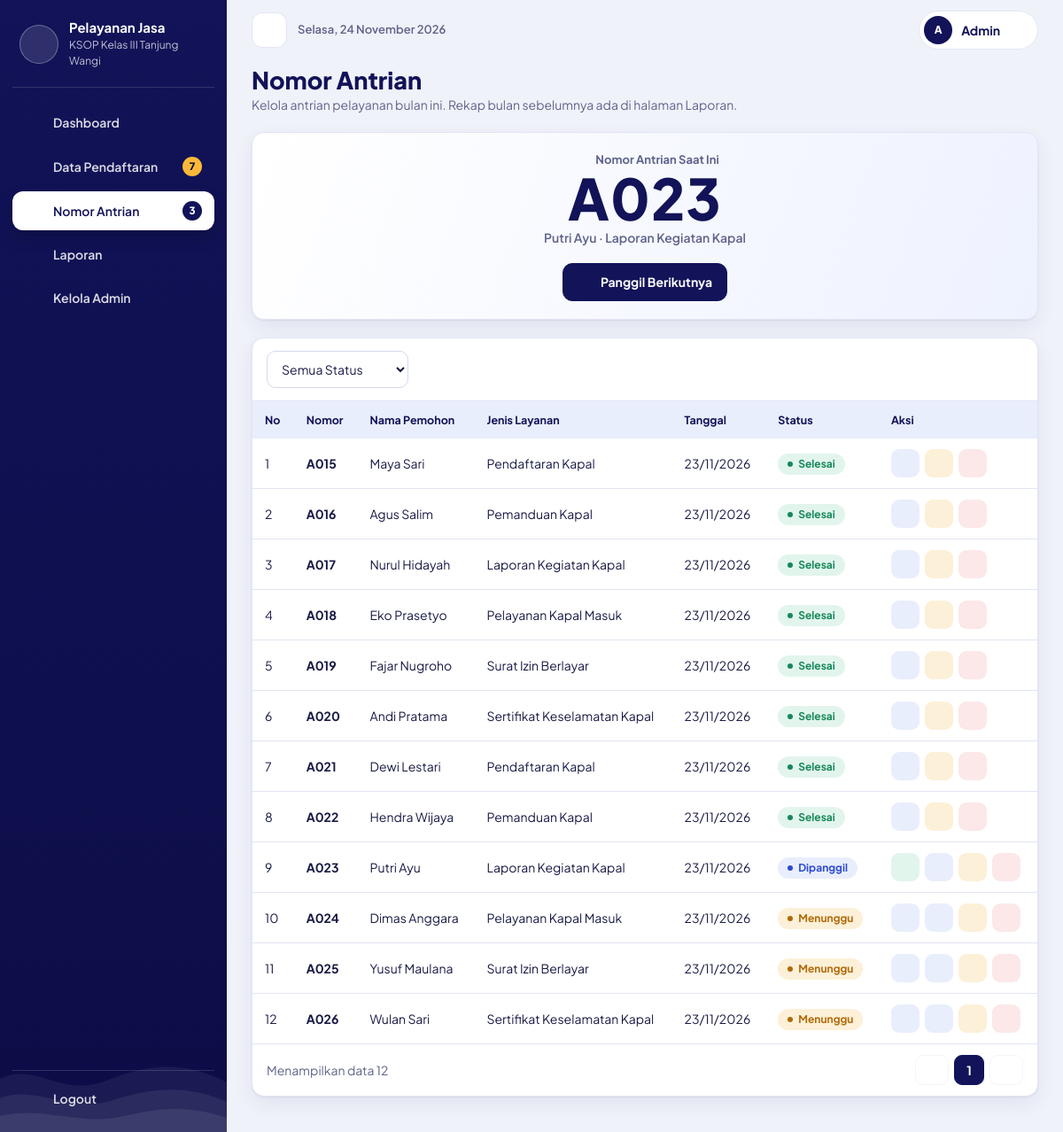
Screenshot of /antrean.php (signed in) with the database file from the repository.
### tables this page shows
CREATE TABLE antrean (
  id INT AUTO_INCREMENT PRIMARY KEY,
  nomor VARCHAR(10) NOT NULL,
  nama VARCHAR(100) NOT NULL,
  layanan VARCHAR(100) NOT NULL,
  tanggal DATE NOT NULL,
  status VARCHAR(20) NOT NULL DEFAULT 'Menunggu'
);

### antrean.php (the view, shortened to what this page needs)
<?php
include 'config/koneksi.php';
include 'includes/fungsi.php';
$admin_login = cek_login($koneksi);
mysqli_query($koneksi, "UPDATE antrean SET nomor = LPAD(SUBSTRING(nomor, 2), 4, '0') WHERE nomor REGEXP '^[A-Za-z]'");
mysqli_query($koneksi, "UPDATE antrean SET status = 'Di Tolak' WHERE status = 'Batal'");
$bulan_ini     = date('Y-m');
$kondisi_bulan = "DATE_FORMAT(tanggal, '%Y-%m') = '$bulan_ini'";
function paging_antrian($halaman, $jumlah_halaman, $jumlah_di_halaman)
{
    $awal  = max(1, $halaman - 2);
    $akhir = min($jumlah_halaman, $awal + 4);
    $awal  = max(1, $akhir - 4);
    $html  = '<div class="tfoot"><span class="muted">Menampilkan data ' . $jumlah_di_halaman . '</span><div class="pager">';
    if ($halaman <= 1) {
        $html .= '<a class="mati" aria-label="Sebelumnya">' . ikon('left') . '</a>';
    } else {
        $html .= '<a href="' . e(link_halaman($halaman - 1)) . '" aria-label="Sebelumnya">' . ikon('left') . '</a>';
    }
    for ($p = $awal; $p <= $akhir; $p++) {
        $kelas = ($p == $halaman) ? 'cur' : '';
        $html .= '<a class="' . $kelas . '" href="' . e(link_halaman($p)) . '">' . $p . '</a>';
    }
    if ($halaman >= $jumlah_halaman) {
        $html .= '<a class="mati" aria-label="Berikutnya">' . ikon('right') . '</a>';
    } else {
        $html .= '<a href="' . e(link_halaman($halaman + 1)) . '" aria-label="Berikutnya">' . ikon('right') . '</a>';
    }
    $html .= '</div></div>';
    return $html;
}
$sedang_dipanggil = ambil_satu($koneksi, "SELECT * FROM antrean WHERE status = 'Dipanggil' AND $kondisi_bulan ORDER BY id DESC LIMIT 1");
$kondisi = $kondisi_bulan;
$total          = hitung($koneksi, "SELECT COUNT(*) AS jumlah FROM antrean WHERE $kondisi");
$jumlah_halaman = max(1, (int)ceil($total / PER_HALAMAN_ANTRIAN));
$halaman        = isset($_GET['hal']) ? (int)$_GET['hal'] : 1;
$halaman        = min($jumlah_halaman, max(1, $halaman));
$mulai          = ($halaman - 1) * PER_HALAMAN_ANTRIAN;
$data = ambil_semua($koneksi, "SELECT * FROM antrean WHERE $kondisi ORDER BY id ASC LIMIT $mulai, " . PER_HALAMAN_ANTRIAN);
$menu_aktif    = 'antrean';
$css_tambahan  = array('antrean.css');
include 'includes/header.php';
?>
<div class="phead">
    <div>
        <h1>Nomor Antrian</h1>
        <p>Kelola antrian pelayanan bulan ini. Rekap bulan sebelumnya ada di halaman Laporan.</p>
    </div>
</div>
<section class="card qcard">
    <div class="qnum">
        <span class="qlbl"><?= ikon('ticket') ?>Nomor Antrian Saat Ini</span>
        <strong><?= $sedang_dipanggil ? e($sedang_dipanggil['nomor']) : '—' ?></strong>
        <span class="qsub"><?= $sedang_dipanggil ? e($sedang_dipanggil['nama']) . ' · ' . e($sedang_dipanggil['layanan']) : 'Belum ada yang dipanggil' ?></span>
    </div>
    <div class="qbtns">
        <form method="post">
            <button class="btn" type="submit"><?= ikon('mega') ?>Panggil Berikutnya</button>
        </form>
    </div>
</section>
<section class="card tcard">
    <form class="toolbar" method="get">
        <select class="sel" name="status" onchange="this.form.submit()" aria-label="Filter status">
            <option value="">Semua Status</option>
        </select>
    </form>
    <div class="tw">
        <table>
            <thead>
                <tr>
                    <th>No</th><th>Nomor</th><th>Nama Pemohon</th><th>Jenis Layanan</th><th>Tanggal</th><th>Status</th><th>Aksi</th>
                </tr>
            </thead>
            <tbody>
            <?php $no = $mulai + 1; foreach ($data as $r) { ?>
                <tr>
                    <td><?= $no++ ?></td>
                    <td><b><?= e($r['nomor']) ?></b></td>
                    <td><?= e($r['nama']) ?></td>
                    <td><?= e($r['layanan']) ?></td>
                    <td><?= tgl($r['tanggal']) ?></td>
                    <td><?= pill($r['status']) ?></td>
                    <td>
                        <div class="acts">
                            <?php if ($r['status'] == 'Menunggu') {
                                echo tombol_status($r['id'], 'Dipanggil', 'view', 'Panggil', 'mega');
                            } elseif ($r['status'] == 'Dipanggil') {
                                echo tombol_status($r['id'], 'Selesai', 'ok', 'Tandai selesai', 'check');
                            } ?>
                            <?= tombol_lihat($r, 'lihatAntrian') ?>
                            <?= tombol_ubah($r, 'ubahAntrian') ?>
                            <?= tombol_hapus('antrean.php', $r['id'], $r['nomor'] . ' (' . $r['nama'] . ')') ?>
                        </div>
                    </td>
                </tr>
            <?php } ?>
            </tbody>
        </table>
    </div>
    <?= paging_antrian($halaman, $jumlah_halaman, count($data)) ?>
</section>
<?php include 'includes/footer.php'; ?>

### includes/header.php (shortened to what this page needs)
<?php
require_once __DIR__ . '/../config/koneksi.php';
$admin_login = $admin_login ?? [
    'nama' => 'Admin',
    'peran' => 'Administrator',
    'email' => '',
    'username' => 'admin'
];
$daftar_menu = array(
    array('dashboard.php',  'Dashboard',        'home',   'dashboard'),
    array('pendaftaran.php', 'Data Pendaftaran', 'users',  'pendaftaran'),
    array('antrean.php',    'Nomor Antrian',    'ticket', 'antrean'),
    array('laporan.php',    'Laporan',          'chart',  'laporan'),
    array('admin.php',      'Kelola Admin',     'shield', 'admin')
);
$badge = array();
$badge['pendaftaran'] = hitung($koneksi, "SELECT COUNT(*) AS jumlah FROM pendaftaran WHERE status = 'Menunggu Verifikasi'");
$badge['antrean']     = hitung($koneksi, "SELECT COUNT(*) AS jumlah FROM antrean WHERE status = 'Menunggu'");
$nama_admin = $admin_login['nama'] ?? 'Admin';
$inisial = '';
$kata_nama = explode(' ', $nama_admin);
foreach ($kata_nama as $kata) {
    if ($kata != '' && strlen($inisial) < 2) {
        $inisial .= strtoupper(substr($kata, 0, 1));
    }
}
$css_tambahan = $css_tambahan ?? [];
?>
<!doctype html>
<html lang="id">
<head>
<link rel="stylesheet" href="css/style.css">
<?php foreach ($css_tambahan as $file_css) { ?>
<link rel="stylesheet" href="css/<?= $file_css ?>">
<?php } ?>
</head>
<body>
<div class="app" id="app">
    <aside class="sidebar">
        <div class="brand">
            <span class="logo"><?= ikon('anchor') ?></span>
            <div class="brand-t"><b>Pelayanan Jasa</b><small>KSOP Kelas III Tanjung Wangi</small></div>
        </div>
        <nav class="nav" aria-label="Menu utama">
            <?php foreach ($daftar_menu as $menu) { ?>
                <a class="nl<?= ($menu[3] == $menu_aktif) ? ' active' : '' ?>" href="<?= $menu[0] ?>" title="<?= $menu[1] ?>">
                    <?= ikon($menu[2]) ?>
                    <span class="lbl"><?= $menu[1] ?></span>
                    <?php if (isset($badge[$menu[3]]) && $badge[$menu[3]] > 0) { ?>
                        <span class="bdg" title="Perlu ditindaklanjuti"><?= $badge[$menu[3]] ?></span>
                    <?php } ?>
                </a>
            <?php } ?>
        </nav>
        <div class="sb-foot">
            <a class="nl out" href="logout.php" title="Keluar"><?= ikon('logout') ?><span class="lbl">Logout</span></a>
        </div>
    </aside>
    <div class="main" id="main">
        <header class="topbar">
            <button type="button" class="icon-btn" onclick="ubahSidebar()" aria-label="Buka atau tutup menu"><?= ikon('menu') ?></button>
            <span class="tdate"><?= tanggal_panjang() ?></span>
            <div class="tright">
                <div class="pf">
                    <button type="button" class="pf-btn" id="tombol-profil-menu" onclick="ubahMenuProfil()" aria-haspopup="true" aria-expanded="false">
                        <span class="av"><?= e($inisial) ?></span>
                        <span class="pn"><?= e($admin_login['nama']) ?></span>
                        <?= ikon('down') ?>
                    </button>
                </div>
            </div>
        </header>
        <main class="content">

### includes/fungsi.php (shortened to what this page needs)
<?php
function e($teks)
{
    return htmlspecialchars((string)$teks, ENT_QUOTES, 'UTF-8');
}
function ambil_semua($koneksi, $sql)
{
    $hasil = mysqli_query($koneksi, $sql);
    $data = array();
    while ($baris = mysqli_fetch_assoc($hasil)) {
        $data[] = $baris;
    }
    return $data;
}
function ambil_satu($koneksi, $sql)
{
    $hasil = mysqli_query($koneksi, $sql);
    return mysqli_fetch_assoc($hasil);
}
function hitung($koneksi, $sql)
{
    $baris = ambil_satu($koneksi, $sql);
    return (int)$baris['jumlah'];
}
function cek_login($koneksi)
{
    $id = (int)$_SESSION['admin_id'];
    $admin = ambil_satu($koneksi, "SELECT * FROM admin WHERE id = $id AND status = 'Aktif'");
    return $admin;
}
function tgl($tanggal)
{
    return date('d/m/Y', strtotime($tanggal));
}
function tanggal_panjang()
{
    $hari  = array('Minggu', 'Senin', 'Selasa', 'Rabu', 'Kamis', 'Jumat', 'Sabtu');
    $bulan = array('Januari', 'Februari', 'Maret', 'April', 'Mei', 'Juni', 'Juli', 'Agustus', 'September', 'Oktober', 'November', 'Desember');
    return $hari[date('w')] . ', ' . date('j') . ' ' . $bulan[date('n') - 1] . ' ' . date('Y');
}
function pill($status)
{
    $kelas = strtolower(str_replace(' ', '-', $status));
    return '<span class="pill p-' . $kelas . '">' . e($status) . '</span>';
}
function link_halaman($nomor)
{
    $param = $_GET;
    $param['hal'] = $nomor;
    return '?' . http_build_query($param);
}
function ikon($nama)
{
    $daftar = array(
        'home'   => '<path d="M3 11l9-8 9 8"/><path d="M5 10v10h14V10"/><path d="M10 20v-6h4v6"/>',
        'users'  => '<circle cx="9" cy="8" r="3.5"/><path d="M2.5 20c0-3.6 2.9-6 6.5-6s6.5 2.4 6.5 6"/><circle cx="17" cy="9" r="2.5"/><path d="M17 14c2.8 0 4.5 1.8 4.5 4.5"/>',
        'file'   => '<path d="M14 3H7a2 2 0 0 0-2 2v14a2 2 0 0 0 2 2h10a2 2 0 0 0 2-2V8z"/><path d="M14 3v5h5"/><path d="M9 13h6M9 17h6"/>',
        'ticket' => '<path d="M3 9a2 2 0 0 0 0 6v3h18v-3a2 2 0 0 1 0-6V6H3z"/><path d="M13 6v12" stroke-dasharray="2 2"/>',
        'chart'  => '<path d="M5 20v-8M12 20V5M19 20v-12"/>',
        'logout' => '<path d="M9 21H5a2 2 0 0 1-2-2V5a2 2 0 0 1 2-2h4"/><path d="M16 17l5-5-5-5M21 12H9"/>',
        'menu'   => '<path d="M4 6h16M4 12h16M4 18h16"/>',
        'plus'   => '<path d="M12 5v14M5 12h14"/>',
        'search' => '<circle cx="11" cy="11" r="7"/><path d="M21 21l-4.3-4.3"/>',
        'eye'    => '<path d="M2 12s3.6-7 10-7 10 7 10 7-3.6 7-10 7S2 12 2 12z"/><circle cx="12" cy="12" r="3"/>',
        'edit'   => '<path d="M12 20h9"/><path d="M16.5 3.5a2.1 2.1 0 0 1 3 3L7 19l-4 1 1-4z"/>',
        'trash'  => '<path d="M3 6h18"/><path d="M8 6V4h8v2"/><path d="M19 6l-1 14H6L5 6"/><path d="M10 11v6M14 11v6"/>',
        'check'  => '<circle cx="12" cy="12" r="10"/><path d="M8 12l3 3 5-6"/>',
        'x'      => '<circle cx="12" cy="12" r="10"/><path d="M15 9l-6 6M9 9l6 6"/>',
        'close'  => '<path d="M6 6l12 12M18 6L6 18"/>',
        'clock'  => '<circle cx="12" cy="12" r="10"/><path d="M12 7v5l3 2"/>',
        'arrow'  => '<path d="M5 12h14M13 6l6 6-6 6"/>',
        'shield' => '<path d="M12 3l8 3v6c0 5-3.5 8-8 9-4.5-1-8-4-8-9V6z"/><path d="M9 12l2 2 4-4"/>',
        'user'   => '<circle cx="12" cy="8" r="4"/><path d="M4 21c0-4 3.6-6 8-6s8 2 8 6"/>',
        'info'   => '<circle cx="12" cy="12" r="10"/><path d="M12 11v6M12 7.5v.5"/>',
        'anchor' => '<circle cx="12" cy="5" r="2.5"/><path d="M12 7.5V21M7 11h10M4 15c0 3.5 3.6 6 8 6s8-2.5 8-6M4 15l2-2M20 15l-2-2"/>',
        'left'   => '<path d="M15 6l-6 6 6 6"/>',
        'right'  => '<path d="M9 6l6 6-6 6"/>',
        'down'   => '<path d="M6 9l6 6 6-6"/>',
        'mega'   => '<path d="M3 11v2a1 1 0 0 0 1 1h3l5 4V6L7 10H4a1 1 0 0 0-1 1z"/><path d="M16 9a4 4 0 0 1 0 6"/>',
        'copy'   => '<rect x="9" y="9" width="12" height="12" rx="2"/><path d="M5 15V5a2 2 0 0 1 2-2h8"/>'
    );
    return '<svg class="ic" viewBox="0 0 24 24" fill="none" stroke="currentColor" stroke-width="2" stroke-linecap="round" stroke-linejoin="round" aria-hidden="true">' . $daftar[$nama] . '</svg>';
}
function tombol_lihat($data, $fungsi_js)
{
    return '<button type="button" class="ab view" title="Lihat" aria-label="Lihat" data-json="' . e(json_encode($data)) . '" onclick="' . $fungsi_js . '(this)">' . ikon('eye') . '</button>';
}
function tombol_ubah($data, $fungsi_js, $tambahan = '')
{
    return '<button type="button" class="ab edit" title="Ubah" aria-label="Ubah" ' . $tambahan . ' data-json="' . e(json_encode($data)) . '" onclick="' . $fungsi_js . '(this)">' . ikon('edit') . '</button>';
}
function tombol_hapus($file, $id, $nama)
{
    return '<button type="button" class="ab del" title="Hapus" aria-label="Hapus" onclick="konfirmasiHapus(\'' . $file . '\', ' . (int)$id . ', ' . e(json_encode($nama)) . ')">' . ikon('trash') . '</button>';
}
function tombol_status($id, $nilai, $kelas, $judul, $nama_ikon)
{
    return '<form method="post" style="display:inline-block; margin:0;">'
        . '<input type="hidden" name="aksi" value="status">'
        . '<input type="hidden" name="id" value="' . (int)$id . '">'
        . '<input type="hidden" name="nilai" value="' . e($nilai) . '">'
        . '<button type="submit" class="ab ' . $kelas . '" title="' . $judul . '" aria-label="' . $judul . '">'
        . ikon($nama_ikon)
        . '</button>'
        . '</form>';
}

### includes/footer.php (shortened to what this page needs)
        </main>
    </div>
</div>
</body>
</html>

### css/antrean.css (style rules this page uses)
.qcard { display:flex; flex-direction:column; justify-content:center; text-align:center; align-items:center; gap:18px 28px; padding:20px 22px; background:linear-gradient(110deg,#fff,#eef2ff) }
.qnum { display:flex; flex-direction:column; align-items:center; min-width:200px }
.qlbl { display:flex; justify-content:center; align-items:center; gap:8px; color:var(--muted); font-weight:700; font-size:13px }
.qnum strong { font-size:clamp(44px,8vw,64px); line-height:1.05; color:var(--navy); font-weight:800; letter-spacing:.02em }
.qsub { color:var(--muted); font-weight:600 }
.qbtns { display:flex; flex-wrap:wrap; gap:10px; justify-content:center }

### rows the page displays
antrean: nomor "A023", nama "Putri Ayu", layanan "Laporan Kegiatan Kapal", tanggal "23/11/2026", status "Dipanggil"
antrean: nomor "A015", nama "Maya Sari", layanan "Pendaftaran Kapal", tanggal "23/11/2026", status "Selesai"
antrean: nomor "A016", nama "Agus Salim", layanan "Pemanduan Kapal", tanggal "23/11/2026", status "Selesai"
antrean: nomor "A017", nama "Nurul Hidayah", layanan "Laporan Kegiatan Kapal", tanggal "23/11/2026", status "Selesai"
antrean: nomor "A018", nama "Eko Prasetyo", layanan "Pelayanan Kapal Masuk", tanggal "23/11/2026", status "Selesai"
antrean: nomor "A019", nama "Fajar Nugroho", layanan "Surat Izin Berlayar", tanggal "23/11/2026", status "Selesai"
antrean: nomor "A020", nama "Andi Pratama", layanan "Sertifikat Keselamatan Kapal", tanggal "23/11/2026", status "Selesai"
antrean: nomor "A021", nama "Dewi Lestari", layanan "Pendaftaran Kapal", tanggal "23/11/2026", status "Selesai"
antrean: nomor "A022", nama "Hendra Wijaya", layanan "Pemanduan Kapal", tanggal "23/11/2026", status "Selesai"
antrean: nomor "A024", nama "Dimas Anggara", layanan "Pelayanan Kapal Masuk", tanggal "23/11/2026", status "Menunggu"
antrean: nomor "A025", nama "Yusuf Maulana", layanan "Surat Izin Berlayar", tanggal "23/11/2026", status "Menunggu"
antrean: nomor "A026", nama "Wulan Sari", layanan "Sertifikat Keselamatan Kapal", tanggal "23/11/2026", status "Menunggu"

### other values shown
$menu[1] "Dashboard"
$menu[1] "Data Pendaftaran"
$badge[$menu[3]] "7"
$menu[1] "Nomor Antrian"
$badge[$menu[3]] "3"
$menu[1] "Laporan"
$menu[1] "Kelola Admin"
tanggal_panjang() "Selasa, 24 November 2026"
$inisial "A"
$admin_login['nama'] "Admin"
$jumlah_di_halaman "12"
